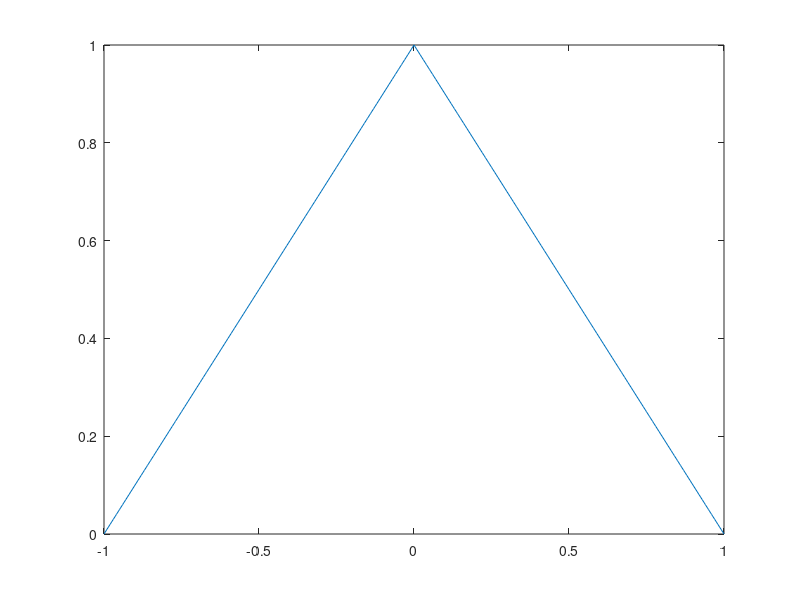
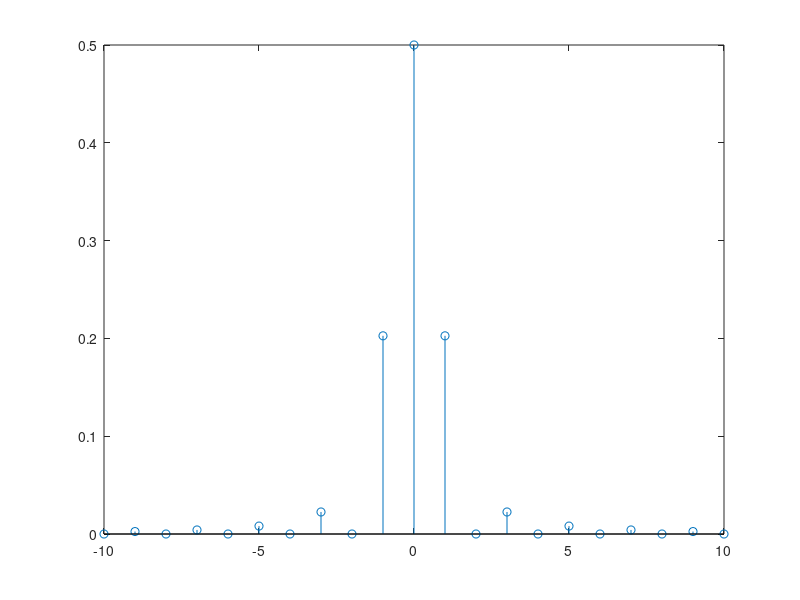
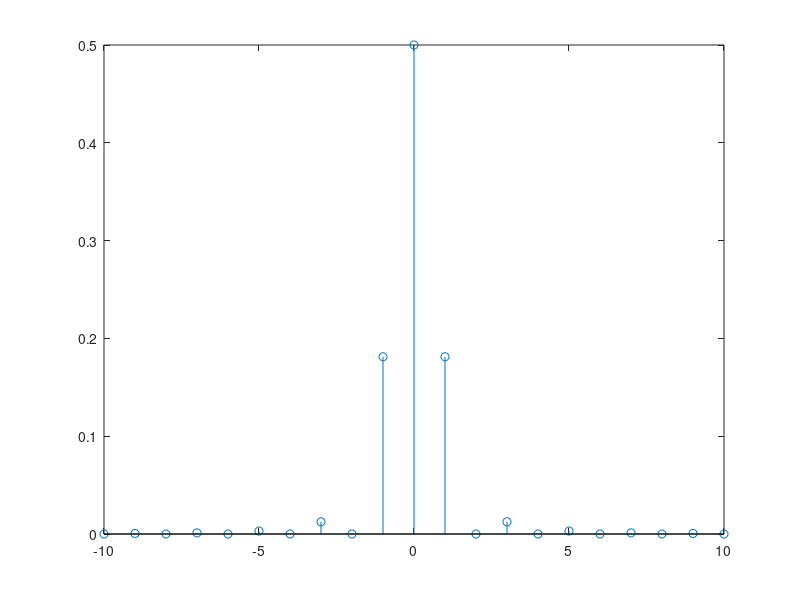
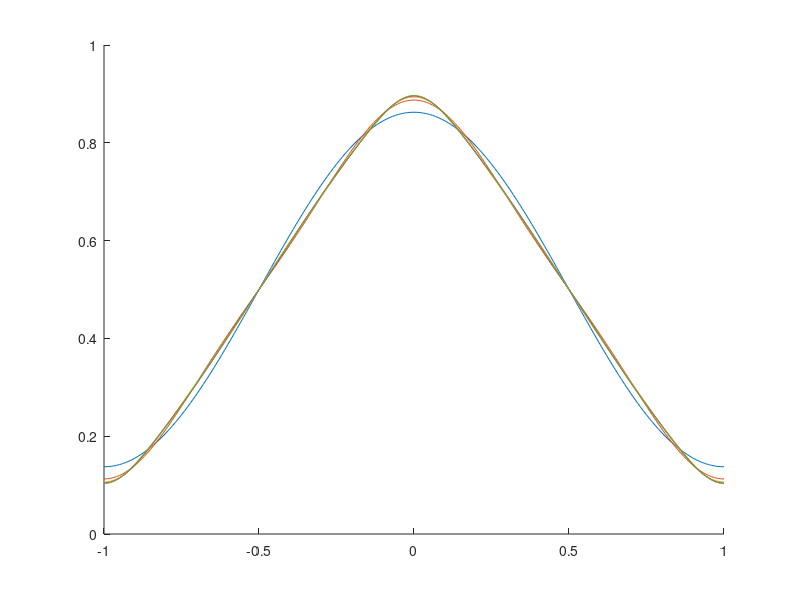

Source code (MATLAB) for these figures, in order:
function problem_2_2()
% demonstrate the effect of passing a periodic signal through a
% linear, time invariant system. x is a triangular pulse train with
% period To = 2

figure 1;
t = -1:.01:1;
triangle = zeros(size(t));
triangle(t < 0) = t(t < 0) + 1;
triangle(t > 0) = -t(t > 0) + 1;
triangle(t == 0) = 1;
plot(t, triangle)

figure 2;
n = -10:10;
stem(n, coefficients(n));

figure 3;
y = coefficients(n) .* local_filter(n / 2);
stem(n, y);

figure 4;
hold on;
for N = 1:2:9
    yreconstructed = 0;
    for n = -N:N
    	yreconstructed = yreconstructed + coefficients(n) .* ...
            local_filter(n / 2) .* exp(-i * pi * t * n);
    end
    plot(t, yreconstructed)
end

end

function xn = coefficients(n)
    xn = 1/2 * sinc(n / 2) .^ 2;
end

function Hf = local_filter(f)
    Hf = 1 ./ sqrt(1 + f .^ 2);
end
